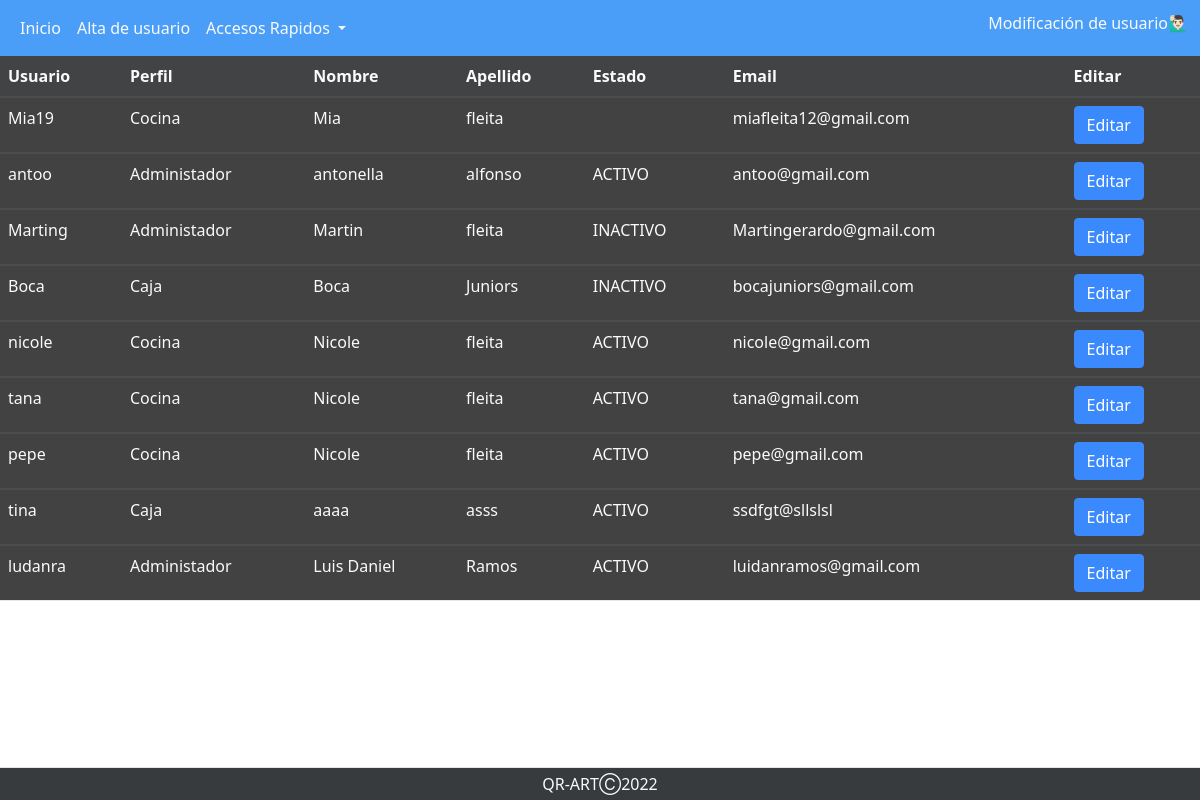
The app's page /perfiles/perfil_admin/abm_user/tablamodificacion.php, older data.
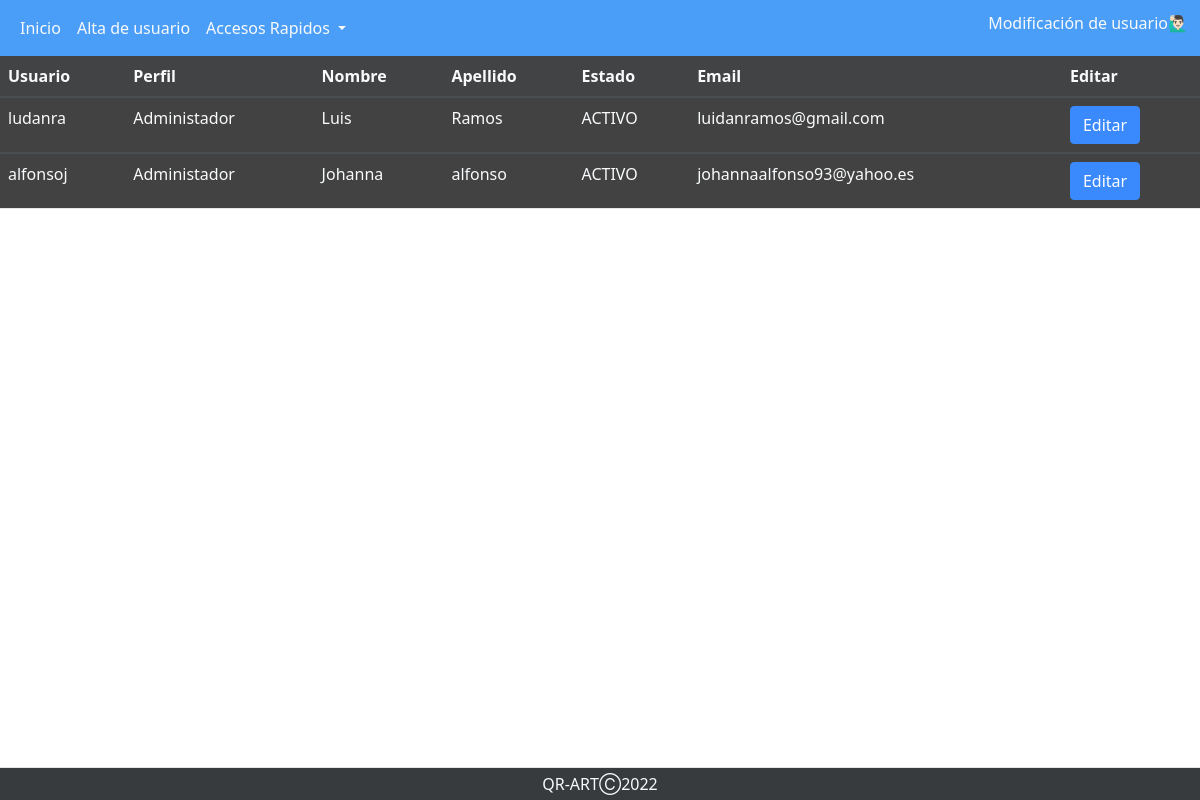
The same page, newer data.
### tables this page shows
CREATE TABLE `usuarios` (
  `usuario` text NOT NULL,
  `contrasena` varchar(100) NOT NULL,
  `cod_perfil` int(2) NOT NULL,
  `nombre_usu` text NOT NULL,
  `apellido_usu` text NOT NULL,
  `est_baja_usu` text NOT NULL,
  `email_usu` text NOT NULL,
  `id_usuario` int(11) NOT NULL,
  `token` varchar(100) NOT NULL
);

CREATE TABLE `perfiles` (
  `cod_perfil` int(6) NOT NULL,
  `nombre_perfil` text NOT NULL
);

### perfiles/perfil_admin/abm_user/tablamodificacion.php (the view, shortened to what this page needs)
<?php
$conexion=mysqli_connect("localhost","root","","qr_art");
?>
<!DOCTYPE html>
<html lang="en">
<head>
    <link rel="stylesheet" href="https://cdnjs.cloudflare.com/ajax/libs/twitter-bootstrap/5.1.3/css/bootstrap.min.css">
    <link rel="stylesheet" href="https://cdn.datatables.net/1.12.1/css/dataTables.bootstrap5.min.css">
   <link href="https://cdn.jsdelivr.net/npm/bootstrap@5.0.2/dist/css/bootstrap.min.css" rel="stylesheet">
    <link rel="stylesheet " href="../../../assets/stylesnav.css">
    <link rel="stylesheet " href="../../../assets/back.css">
    <link rel="stylesheet " href="../../../assets/table.css">
</head>
<body>
<nav class="navbar navbar-expand-lg ">
  <div class="container-fluid">
    <div class="collapse navbar-collapse" id="navbarSupportedContent">
      <ul class="navbar-nav me-auto mb-2 mb-lg-0">
        <li class="nav-item">
          <a class="nav-link active text-light" aria-current="page" href="../perfil_admin.php">Inicio</a>
        </li>
        <li class="nav-item">
          <a class="nav-link text-light" href="./abm_usuarios.php">Alta de usuario</a>
        </li>
        <li class="nav-item dropdown text-light">
          <a class="nav-link dropdown-toggle text-light" href="#" id="navbarDropdown" role="button" data-bs-toggle="dropdown" aria-expanded="false">
            Accesos Rapidos
          </a>
        </li>
      </ul>
      <h6 class="text-sm-center text-light">Modificación de usuario🙋🏻‍♂️</h6>
    </div>
  </div>
</nav>
    <table id="usuarios" name="usuarios" class="table table-striped" style="width:100%" class="text-light">
        <thead>
            <tr class="text-light">
                <th class="text-light">Usuario</th>
                <th class="text-light">Perfil</th>
                <th class="text-light">Nombre</th>
                <th class="text-light">Apellido</th>
                <th class="text-light">Estado</th>
                <th class="text-light">Email</th>
                <th class="text-light">Editar</th>
            </tr>
        </thead>
        <?php
        $sql="SELECT u.apellido_usu, u.email_usu, u.est_baja_usu, u.id_usuario, u.nombre_usu, u.usuario, p.nombre_perfil FROM usuarios u INNER JOIN perfiles p ON u.cod_perfil = p.cod_perfil ";
        $result=mysqli_query($conexion, $sql);
        $resultado=mysqli_num_rows( $result);
        if($resultado > 0){
        while($mostrar=mysqli_fetch_array($result)){
        ?>
        <tbody>
            <tr>
                <td class="text-light" ><?php echo $mostrar['usuario'] ?></td>
                <td class="text-light"><?php echo $mostrar['nombre_perfil'] ?></td>
                <td class="text-light"><?php echo $mostrar['nombre_usu'] ?></td>
                <td class="text-light"><?php echo $mostrar['apellido_usu'] ?></td>
                <td class="text-light"><?php echo $mostrar['est_baja_usu'] ?></td>
                <td class="text-light"><?php echo $mostrar['email_usu'] ?></td>
                <td>
                <a class= "btn btn-primary" href="/QR-ART/php/Actualizar.php?id=<?php echo $mostrar['id_usuario']?>" >Editar</a>
                 </td>
            </tr>
        </tbody>
        <?php
        }
      }
        ?>
    </table>
    <footer class="py-1 mt-5 border-top bg-dark fixed-bottom">
            <p class="col-md-12 mb-0 text-light text-center">QR-ARTⒸ2022</p>
    </footer>
</body>
</html>

Row changes from the older to the newer data that the page shows:
removed usuarios: usuario "Mia19", cod_perfil.nombre_perfil "Cocina", nombre_usu "Mia", apellido_usu "fleita", email_usu "miafleita12@gmail.com"
removed usuarios: usuario "antoo", cod_perfil.nombre_perfil "Administador", nombre_usu "antonella", apellido_usu "alfonso", est_baja_usu "ACTIVO", email_usu "antoo@gmail.com"
removed usuarios: usuario "Marting", cod_perfil.nombre_perfil "Administador", nombre_usu "Martin", apellido_usu "fleita", est_baja_usu "INACTIVO", email_usu "Martingerardo@gmail.com"
removed usuarios: usuario "Boca", cod_perfil.nombre_perfil "Caja", nombre_usu "Boca", apellido_usu "Juniors", est_baja_usu "INACTIVO", email_usu "bocajuniors@gmail.com"
removed usuarios: usuario "nicole", cod_perfil.nombre_perfil "Cocina", nombre_usu "Nicole", apellido_usu "fleita", est_baja_usu "ACTIVO", email_usu "nicole@gmail.com"
removed usuarios: usuario "tana", cod_perfil.nombre_perfil "Cocina", nombre_usu "Nicole", apellido_usu "fleita", est_baja_usu "ACTIVO", email_usu "tana@gmail.com"
removed usuarios: usuario "pepe", cod_perfil.nombre_perfil "Cocina", nombre_usu "Nicole", apellido_usu "fleita", est_baja_usu "ACTIVO", email_usu "pepe@gmail.com"
removed usuarios: usuario "tina", cod_perfil.nombre_perfil "Caja", nombre_usu "aaaa", apellido_usu "asss", est_baja_usu "ACTIVO", email_usu "ssdfgt@sllslsl"
changed usuarios "ludanra": nombre_usu "Luis Daniel" → "Luis"
added usuarios: usuario "alfonsoj", cod_perfil.nombre_perfil "Administador", nombre_usu "Johanna", apellido_usu "alfonso", est_baja_usu "ACTIVO", email_usu "johannaalfonso93@yahoo.es"
